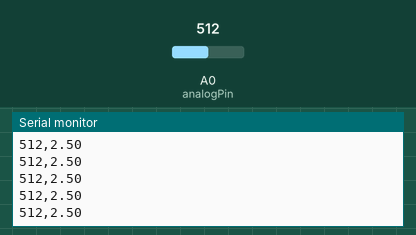
Simulated run of this sketch. Board: Arduino Uno, built with avr-gcc and run on an emulated ATmega328P. On the bench: the last lines printed to the serial monitor. The test bench sets the inputs (shaded band); at power-on: A0 (analogPin) = 512.

Above: at 1.2 s.
1.3 s: A0 (analogPin) set to 716
At 1.31 s:
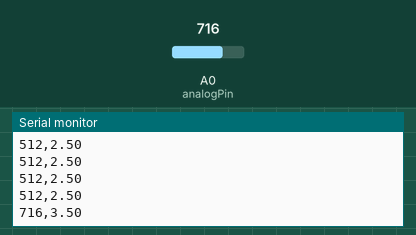
2.8 s: A0 (analogPin) set to 900
At 2.82 s:
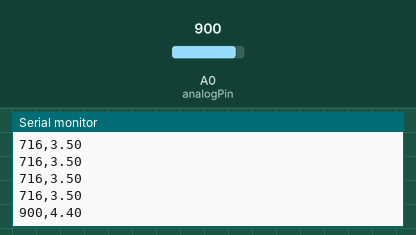
Timing chart, 0 to 5.8 s (numbered marks = the images above; inputs shaded):
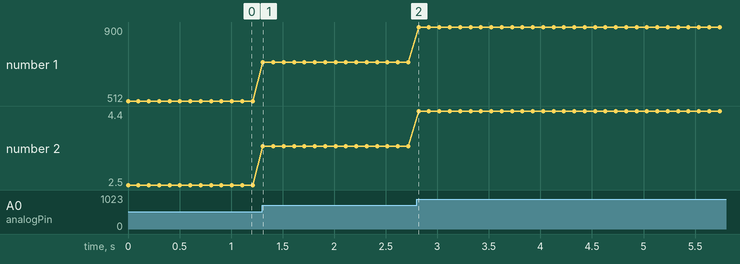

Measured:
- after the input at 1.3 s, the serial monitor: prints a new line at once (image 1)
- after the input at 2.8 s, the serial monitor: prints a new line at once (image 2)
- plotted number 1: 512 → 716 after the input at 1.3 s, 716 → 900 after the input at 2.8 s
- plotted number 2: 2.5 → 3.5 after the input at 1.3 s, 3.5 → 4.4 after the input at 2.8 s

The sketch:

Sensor_Arduino.ino
```cpp
const int analogPin = A0;  // Analog input pin

void setup() {
  Serial.begin(9600);  // Initialize serial communication at 9600 bps
}

void loop() {
  // Read the analog value from pin A0
  int sensorValue = analogRead(analogPin);

  // Convert the analog reading (which goes from 0 - 1023) to a voltage (0 - 5V):
  float voltage = sensorValue * (5.0 / 1023.0);

  // Print the results to Serial in a comma-separated format
  Serial.print(sensorValue);
  Serial.print(",");
  Serial.println(voltage);

  // Wait for a moment before the next reading
  delay(100);  // Delay for 1 second (1000 milliseconds)
}
```
